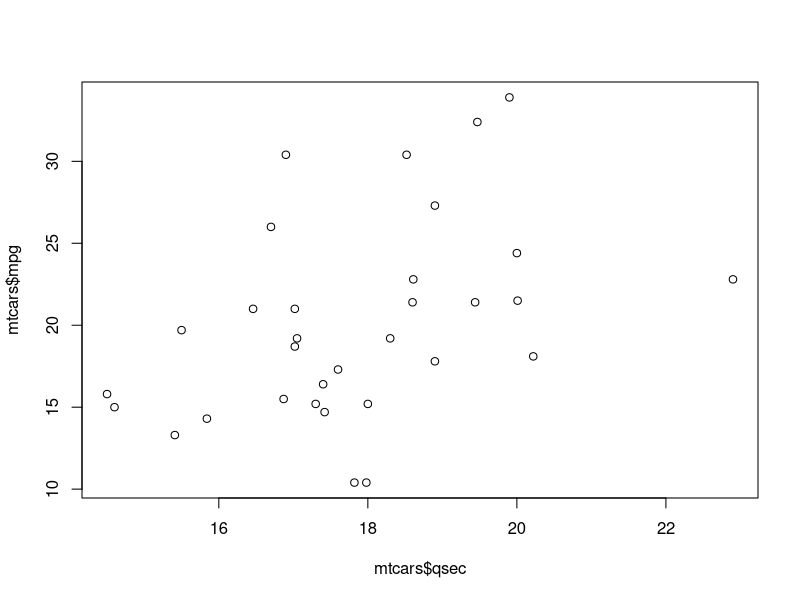
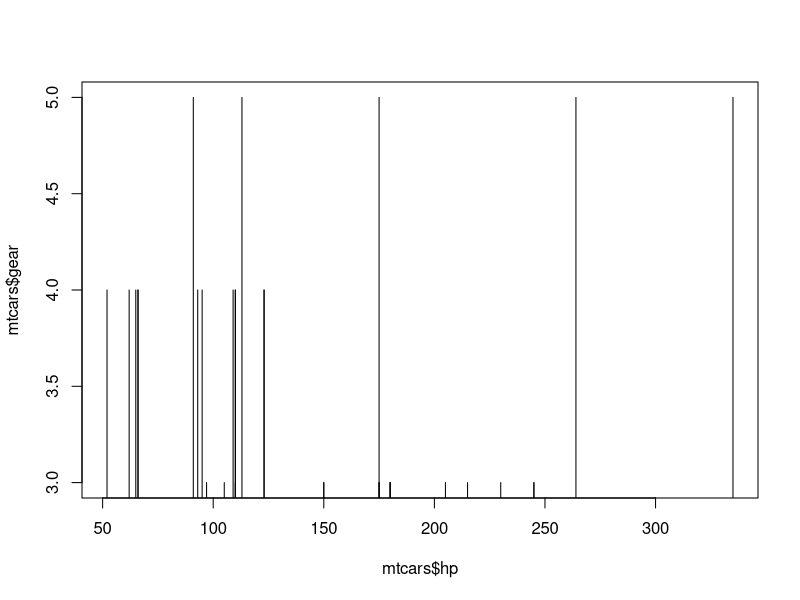
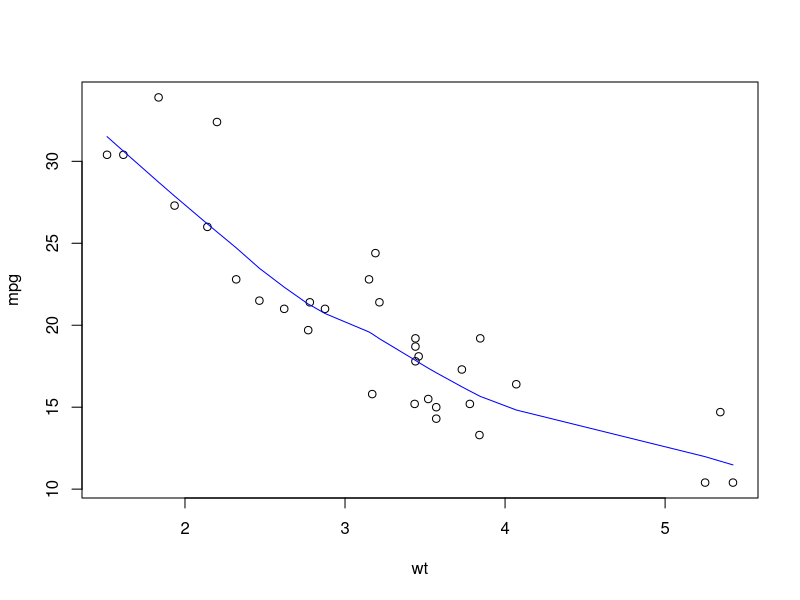

Source code (R) for these figures, in order: (Note: this script raises an error after producing the figures.)
library(ggplot2)

# use mtcars as dataset (basic chart)
data(mtcars)
plot(mtcars$qsec, mtcars$mpg, type = "p")
plot(mtcars$hp, mtcars$gear, type="h")
plot(mpg ~ wt, data= mtcars)
lines(lowess(mtcars$wt, mtcars$mpg), col = 'blue')

# use ChickWeight for data (line chart)
df1<- ChickWeight %>% filter(Chick==1)
ggplot(df1, aes(x=Time, y=weight)) + geom_line() + geom_point()

# draw 3 series Chick = 2, 4 and 6
df2<- ChickWeight %>% filter(Chick==2 | Chick==4 | Chick==6)
ggplot(df2, aes(x=Time, y=weight, colour=Chick)) + geom_line() + geom_point()

# split the chart window in several small parts 
# Chick = 2, 4 and 6
ggplot(df2, aes(x=Time, y=weight)) + geom_line() + geom_point() + facet_wrap(~Chick)


# use mpg as dataset (bar chart)
ggplot(mpg, aes(class)) + geom_bar()
ggplot(mpg, aes(manufacturer)) + geom_bar()
ggplot(mpg, aes(manufacturer)) + geom_bar() + coord_flip()
ggplot(mpg, aes(x=manufacturer, fill=trans)) + geom_bar()
ggplot(mpg, aes(x=manufacturer, fill=trans)) + geom_bar() + coord_flip()

# dodge
ggplot(mpg, aes(x=manufacturer, fill=class)) + geom_bar(position="dodge")
# proportion
ggplot(mpg, aes(x=manufacturer, fill=class)) + geom_bar(position="fill") + ylab("proportion")

# histogram
df4<-mtcars %>% select(cyl,hp) %>% arrange(hp)
ggplot(df4, aes(x=hp, fill=cyl)) + geom_histogram(binwidth=10, color="blue", fill="lightgreen") + labs(title="Number of cylinders by gross horsepower", x="Gross Horsepower", y="Number of Cylinders")

# scatter plot
ggplot(mtcars, aes(x=qsec, y=disp)) + geom_point()

# highlight some points
df3<- mtcars %>% filter(qsec<15 | qsec>20)
ggplot(mtcars, aes(x=qsec, y=disp)) + geom_point() + geom_point(data=df3, aes(x=qsec, y=disp), colour="yellow")

# box plot and matrix plot
#boxplot
boxplot(mpg~gear, data=mtcars, main="Car Milage Data", xlab="Number of forward gears", ylab="Miles per Gallon")

#matrixplot
pairs(~mpg + disp + drat + wt, data=mtcars, main="Matrix Scatterplot")